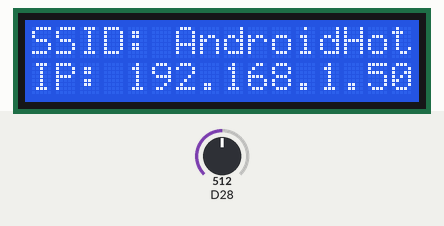
The sketch below on a simulated Arduino MKR. Parts: 16×2 character LCD. The test bench sets the inputs (shaded band); at power-on: D28 = 512. WiFi joins after 1.5 s; servers stay silent unless stated; the local clock reads 2024-03-15 10:24:30 at power-on unless the sketch sets it; what the sketch prints to the serial monitor is not drawn.

Above: at 11.6 s.
At 16.6 s:
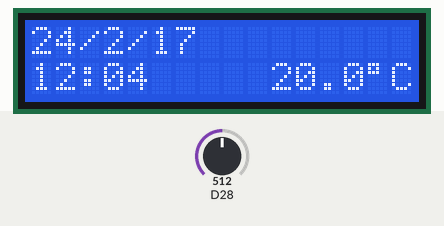
At 66.7 s:
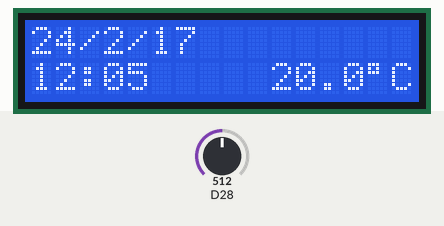
At 127.0 s:
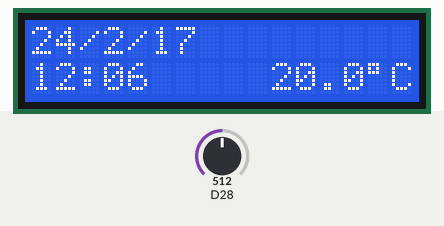

The sketch:

router_connect_with_LCD_display_and_thermometer_and_SMS_v2.ino
```cpp
// include the library code:
#include <LiquidCrystal.h>
#include <RTCZero.h>
#include <SPI.h>
#include <WiFi101.h>
#include <WiFiClient.h>
#include <WiFiServer.h>
#include <WiFiSSLClient.h>
#include <WiFiUdp.h>
#include <ThingSpeak.h>

// initialize the library with the numbers of the interface pins
LiquidCrystal lcd(5, 4, 3, 1, 2, 0);
// initialize Real Time Clock
RTCZero rtc;
// Change these values to set the current initial time
const byte seconds = 0;
const byte minutes = 4;
const byte hours = 12;
// Change these values to set the current initial date
const byte day = 24;
const byte month = 2;
const byte year = 17;
// initialize wifi variables
//char ssid[] = "SKY70AFA";     //  your network SSID (name)
//char pass[] = "BSCABDYR";  // your network password
//for demonstration - use these
char ssid[] = "AndroidHotspot2220";     //  your network SSID (name)
char pass[] = "a6e8a9f1f3de";  // your network password
int status = WL_IDLE_STATUS;     // the WiFi radio's status
// initialize temperature variables
int sensorPin = 13;
int tempC;
int tempCbeforepoint, tempCafterpoint;
String temperatureStatus = "";
WiFiServer server(80);
WiFiClient client = server.available();
//Initialise the variables for the SMS functionality
//ThingSpeak server
char ThingSpeakAddress[] = "api.thingspeak.com";
//ThingSpeak variables
const String writeDataAPIKey = "3D8WDZDLAK8AVRYL";
boolean dataSent;
//if DHCP fails, use a static IP
IPAddress ip(192,168,0,177);
//API key for the Thingspeak ThingHTTP already configured
const String FireApiKey = "6KH4OU270WPSTOGV";
const String ColdApiKey = "KOUPGWRNCHB96VCJ";
const String ApiKey21_22C = "0XHT58NLRKHG3XRI";
const String ApiKey23_24C = "S3D88BNWLBZ071LO";
//the number the message should be sent to
const String sendNumber = "+447593699374";

void setup() {
  // set up the LCD's number of columns and rows:
  lcd.begin(16, 2);
  rtc.begin(); // initialize RTC
  rtc.setTime(hours, minutes, seconds);
  rtc.setDate(day, month, year);
  dataSent = false;

  if (WiFi.status() == WL_NO_SHIELD) { // if shield not present
    lcd.clear();
    lcd.setCursor(0, 0);
    Serial.print("WiFi101 shield: ");
    lcd.setCursor(0, 1);
    lcd.println("NOT PRESENT");
    return; // don't continue
  }

  while ( status != WL_CONNECTED) {
    // Connecting message
    lcd.clear();
    lcd.setCursor(0, 0);
    lcd.print("WiFi network");
    lcd.setCursor(0, 1);
    lcd.print("Connecting ...");

    // Connect to WPA/WPA2 network.
    status = WiFi.begin(ssid, pass);
    // wait 10 seconds for connection:
    delay(10 * 1000);
  }

  printWifiStatus(); // Connected status output
  delay(5 * 1000);
  lcd.clear();
}

void loop() {
tempC = get_temperature(sensorPin);
tempCbeforepoint = tempC / 10;
tempCafterpoint = tempC % 10;
lcd.setCursor(0,0);
lcd.print(rtc.getDay()); lcd.print("/"); lcd.print(rtc.getMonth()); lcd.print("/"); lcd.print(rtc.getYear());;
lcd.setCursor(0,1);
if (rtc.getMinutes() < 10) {
  lcd.print(rtc.getHours()); lcd.print(":"); lcd.print("0"); lcd.print(rtc.getMinutes());
}
else {
lcd.print(rtc.getHours()); lcd.print(":"); lcd.print(rtc.getMinutes());
}
if (tempCbeforepoint < 10) lcd.setCursor(11,1);
else lcd.setCursor(10,1);
lcd.print(tempCbeforepoint); lcd.print("."); lcd.print(tempCafterpoint); lcd.print((char)223); lcd.print("C");

if (tempCbeforepoint >= 21 && tempCbeforepoint <= 22 && temperatureStatus != "21-22") {
  temperatureStatus = "21-22";
  sendSMS(sendNumber, ApiKey21_22C);
}
else if (tempCbeforepoint >= 23 && tempCbeforepoint <= 24 && temperatureStatus != "23-24"){
  temperatureStatus = "23-24";
  sendSMS(sendNumber, ApiKey23_24C);
}
else if (tempCbeforepoint < 20 && temperatureStatus != "Cold") {
  temperatureStatus = "Cold";
  sendSMS(sendNumber, ColdApiKey);
}
else if (tempCbeforepoint > 40 && temperatureStatus != "Fire"){
  temperatureStatus = "Fire";
  sendSMS(sendNumber, FireApiKey);
}

String temp = String(String(tempCbeforepoint) + "." + String(tempCafterpoint));
if ((int)rtc.getMinutes() % 10 == 1 || (int)rtc.getMinutes() % 10 == 6) {
  dataSent = false;
}
else if (!dataSent) {
if ((int)rtc.getMinutes() % 10 == 0 || (int)rtc.getMinutes() % 10 == 5) {
  saveRecordedTemp("field1=" + temp);
  dataSent = true;
}
}
delay(10 * 1000);
lcd.clear();
}

void printWifiStatus() {
  // print the SSID of the network you're attached to:
  lcd.clear();
  lcd.setCursor(0, 0);
  lcd.print("SSID: ");
  lcd.print(WiFi.SSID());

  // print your WiFi shield's IP address:
  IPAddress ip = WiFi.localIP();
  lcd.setCursor(0, 1);
  lcd.print("IP: ");
  lcd.print(ip);
}

void sendSMS(String number, String apiKey) {
  // Make a TCP connection to remote host
  if (client.connect(ThingSpeakAddress, 80))
  {

    //should look like this...
    //api.thingspeak.com/apps/thinghttp/send_request?api_key={api key}&number={send to number}&message={text body}
    client.print("GET /apps/thinghttp/send_request?api_key=");
    client.print(apiKey);
    client.print("&number=");
    client.print(number);
    client.println(" HTTP/1.1");
    client.print("Host: ");
    client.println(ThingSpeakAddress);
    client.println("Connection: close");
    client.println();
  }
  else
  {
    Serial.println(F("Connection failed"));
  }

  // Check for a response from the server, and route it
  // out the serial port.
  while (client.connected())
  {
    if ( client.available() )
    {
      char c = client.read();
      Serial.print(c);
    }
  }
  Serial.println();
  client.stop();
}

void saveRecordedTemp(String data) {
  if (client.connect(ThingSpeakAddress, 80)) {
    client.print("POST /update HTTP/1.1\n");
    client.print("Host: api.thingspeak.com\n");
    client.print("Connection: close\n");
    client.print("X-THINGSPEAKAPIKEY: " + writeDataAPIKey + "\n");
    client.print("Content-Type: application/x-www-form-urlencoded\n");
    client.print("Content-Length: ");
    client.print(data.length());
    client.print("\n\n");
    client.print(data);

    if (client.connected()) {
      Serial.println("Sending Data to ThingSpeak...");
      Serial.println();
    }
  }
}

int get_temperature(int pin) {
// We need to tell the function which pin the sensor is hooked up to. We're using
// the variable pin for that above
// Read the value on that pin
int temperature = analogRead(pin);
// Calculate the temperature based on the reading and send that value back
float voltage = temperature * 5.0;
voltage /= 1024.0;
return ((voltage - 0.5) * 100);
}
```

Measured:
- what the display in image 0 shows lasts 5.0 s, from 11.6 s to 16.6 s
- what the display in image 1 shows lasts 10.0 s, from 16.6 s to 26.6 s
- what the display in image 2 shows lasts 10.2 s, from 66.7 s to 76.9 s
